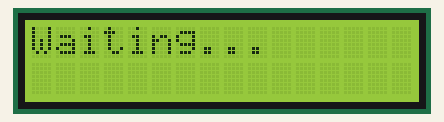
A sketch run on a simulated ESP32. Parts: 16×2 character LCD. WiFi joins after 1.5 s; servers stay silent unless stated; what the sketch prints to the serial monitor is not drawn.

Above: at 0.1 s.
At 1.6 s:
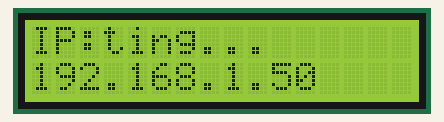
At 3.7 s:
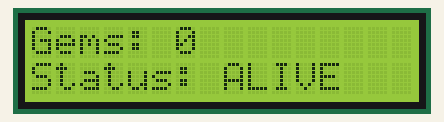

The sketch:

ESP32_LCD_GameDisplay.ino
```cpp
/*
 * ESP32 (Nano or Dev) + I2C LCD — Game status display
 * Receives UDP from Unity: gems collected and alive/dead.
 * Protocol: "G:2,S:1" = gems 2, S:1=alive S:0=dead
 *
 * Wiring (I2C LCD, e.g. 16x2 with PCF8574):
 *   LCD VCC -> 5V (or 3.3V if your LCD is 3.3V)
 *   LCD GND -> GND
 *   LCD SDA -> ESP32 SDA (e.g. GPIO 21 on ESP32 Dev, or default I2C on Nano ESP32)
 *   LCD SCL -> ESP32 SCL (e.g. GPIO 22 on ESP32 Dev)
 *
 * Libraries: WiFi, WiFiUdp, LiquidCrystal_I2C (install via Arduino Library Manager)
 */

#include <WiFi.h>
#include <WiFiUdp.h>
#include <Wire.h>
#include <LiquidCrystal_I2C.h>

// ----- WiFi (same network as your PC running Unity) -----
const char* ssid     = "YOUR_WIFI_SSID";
const char* password = "YOUR_WIFI_PASSWORD";

// ----- UDP -----
WiFiUDP udp;
const int udpPort = 8888;
char packetBuffer[64];

// ----- I2C LCD (0x27 is common for 16x2; use 0x3F if yours doesn't work) -----
#define LCD_I2C_ADDR 0x27
#define LCD_COLS     16
#define LCD_ROWS     2
LiquidCrystal_I2C lcd(LCD_I2C_ADDR, LCD_COLS, LCD_ROWS);

// ----- Game state (from Unity) -----
int   gems  = 0;
bool  alive = true;
unsigned long lastPacketTime = 0;
bool  lcdReady = false;

void setup() {
  Serial.begin(9600);

  // LCD init
  Wire.begin();  // default SDA/SCL on your board
  lcd.init();
  lcd.backlight();
  lcd.clear();
  lcd.setCursor(0, 0);
  lcd.print("Waiting...");
  lcdReady = true;

  WiFi.mode(WIFI_STA);
  WiFi.begin(ssid, password);
  while (WiFi.status() != WL_CONNECTED) {
    delay(500);
    Serial.print(".");
  }
  Serial.println();
  Serial.print("IP: ");
  Serial.println(WiFi.localIP());

  udp.begin(udpPort);
  lcd.setCursor(0, 0);
  lcd.print("IP:");
  lcd.setCursor(0, 1);
  lcd.print(WiFi.localIP());
  delay(2000);
  lcd.clear();
  updateDisplay();
}

void loop() {
  int len = udp.parsePacket();
  if (len > 0) {
    int n = udp.read(packetBuffer, sizeof(packetBuffer) - 1);
    if (n > 0) {
      packetBuffer[n] = '\0';
      lastPacketTime = millis();
      parsePacket(packetBuffer);
      updateDisplay();
    }
  }

  // Optional: show "no signal" if no packet for a while
  if (lastPacketTime > 0 && (millis() - lastPacketTime) > 5000) {
    lcd.setCursor(0, 1);
    lcd.print("-- no signal --");
  }
}

// Parse "G:2,S:1" or "G:0,S:0"
void parsePacket(char* buf) {
  int g = 0;
  int s = 1;
  if (sscanf(buf, "G:%d,S:%d", &g, &s) >= 1) {
    gems  = g;
    alive = (s != 0);
  }
}

void updateDisplay() {
  if (!lcdReady) return;

  // Line 0: Gems
  lcd.setCursor(0, 0);
  lcd.print("Gems: ");
  lcd.print(gems);
  for (int i = 6 + (gems >= 10 ? 2 : 1); i < LCD_COLS; i++) lcd.print(" ");

  // Line 1: Status
  lcd.setCursor(0, 1);
  if (alive) {
    lcd.print("Status: ALIVE ");
  } else {
    lcd.print("Status: DEAD  ");
  }
}
```

Measured:
- what the display in image 1 shows lasts 2.0 s, from 1.6 s to 3.6 s
